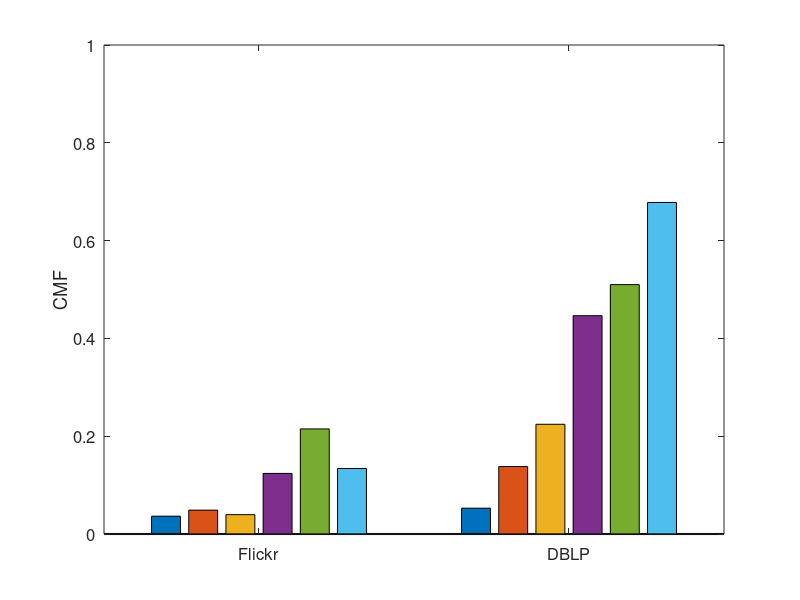

Write the MATLAB code that produced this figure. (Note: this script raises an error after producing the figure.)
set(gcf,'color',[1, 1, 1]);
set(gcf,'unit','centimeters','position',[10 5 9 6]);

y=[0.03645	0.0488	0.0396	0.1239	0.2149	0.133927759;
   0.05279	0.1379	0.2244	0.4465	0.51	0.678014713];

b=bar(y);

ylabel('CMF');

axis([0.5 2.5 0.0 1.0]);

set(gca, 'xtick', 1:2, 'XTickLabel', {'Flickr','DBLP'});
% leg=legend('Codicil(2.5k)','Codicil(5.0k)','Codicil(7.5k)','Codicil(10k)','LAC');
% set(leg,'edgecolor','white');

set(findall(gcf,'type','line'),'linewidth',1.5);
set(gca, 'FontSize', 12);
leg1 = legend(b(:,1:5)','Cod1K','Cod5K','Cod10K', 'Cod50K', 'Cod100K', 2);

set(leg1,'edgecolor','white');

set(gca, 'LineWidth', 1.5);
ah=axes('position',get(gca,'position'),'visible','off');
set(gca, 'FontSize', 12);
leg2 = legend(ah,b(:,6:6)','ACQ', 1);
set(leg2,'edgecolor','white');


set(gca, 'FontSize', 12);
set(get(gca, 'XLabel'), 'FontSize',12);
set(get(gca, 'YLabel'), 'FontSize',12);
set(findall(gcf,'type','line'),'linewidth',1.5);
set(gca, 'LineWidth', 1.5);
applyhatch(gcf,'/\-+.x') ;
